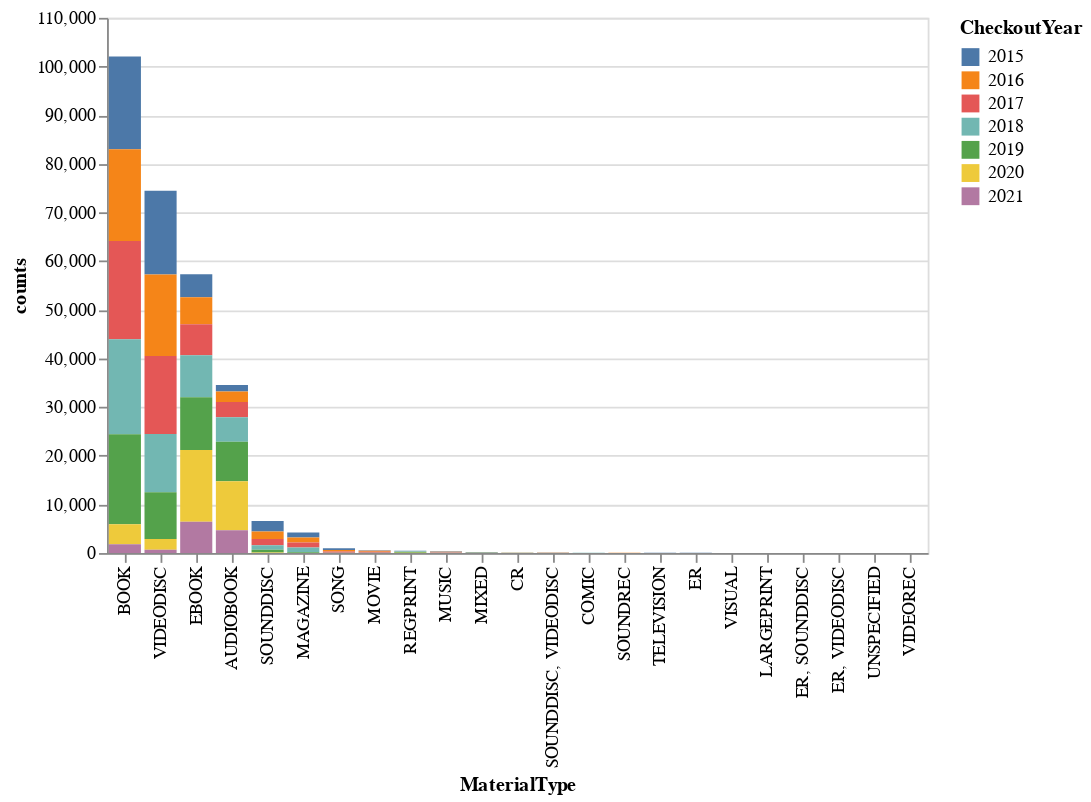

Here is the notebook cell this chart was saved with:
### Markdown cell above
The simplest way to add interactivity in Altair is with tooltips, that appear when you hover on the graph. Let's follow this example to add some to our graph https://altair-viz.github.io/gallery/scatter_tooltips.html

### Code cell
alt.Chart(seattle_material_grouped).mark_bar().encode(
    x=alt.X('MaterialType', sort='-y'),
    y='counts',
    color='CheckoutYear:N',
    tooltip=['MaterialType', 'counts', 'CheckoutYear']
).interactive()

### Figure 1 — Vega-Lite specification as saved in the notebook (floating-point values rounded to 4 significant figures)
{"config": {"view": {"continuousWidth": 400, "continuousHeight": 300}}, "data": {"name": "data-c2dd5e1f1a5430265fd9093d1d9f1eaa"}, "mark": "bar", "encoding": {"color": {"type": "nominal", "field": "CheckoutYear"}, "tooltip": [{"type": "nominal", "field": "MaterialType"}, {"type": "quantitative", "field": "counts"}, {"type": "quantitative", "field": "CheckoutYear"}], "x": {"type": "nominal", "field": "MaterialType", "sort": "-y"}, "y": {"type": "quantitative", "field": "counts"}}, "selection": {"selector002": {"type": "interval", "bind": "scales", "encodings": ["x", "y"]}}, "$schema": "https://vega.github.io/schema/vega-lite/v4.8.1.json", "datasets": {"data-c2dd5e1f1a5430265fd9093d1d9f1eaa": [{"MaterialType": "AUDIOBOOK", "CheckoutYear": 2015, "counts": 1321}, {"MaterialType": "AUDIOBOOK", "CheckoutYear": 2016, "counts": 2163}, {"MaterialType": "AUDIOBOOK", "CheckoutYear": 2017, "counts": 3164}, {"MaterialType": "AUDIOBOOK", "CheckoutYear": 2018, "counts": 5027}, {"MaterialType": "AUDIOBOOK", "CheckoutYear": 2019, "counts": 8111}, {"MaterialType": "AUDIOBOOK", "CheckoutYear": 2020, "counts": 10050}, {"MaterialType": "AUDIOBOOK", "CheckoutYear": 2021, "counts": 4706}, {"MaterialType": "BOOK", "CheckoutYear": 2015, "counts": 19087}, {"MaterialType": "BOOK", "CheckoutYear": 2016, "counts": 18844}, {"MaterialType": "BOOK", "CheckoutYear": 2017, "counts": 20187}, {"MaterialType": "BOOK", "CheckoutYear": 2018, "counts": 19524}, {"MaterialType": "BOOK", "CheckoutYear": 2019, "counts": 18495}, {"MaterialType": "BOOK", "CheckoutYear": 2020, "counts": 4151}, {"MaterialType": "BOOK", "CheckoutYear": 2021, "counts": 1788}, {"MaterialType": "COMIC", "CheckoutYear": 2016, "counts": 1}, {"MaterialType": "COMIC", "CheckoutYear": 2017, "counts": 43}, {"MaterialType": "COMIC", "CheckoutYear": 2018, "counts": 39}, {"MaterialType": "CR", "CheckoutYear": 2015, "counts": 24}, {"MaterialType": "CR", "CheckoutYear": 2016, "counts": 25}, {"MaterialType": "CR", "CheckoutYear": 2017, "counts": 24}, {"MaterialType": "CR", "CheckoutYear": 2018, "counts": 18}, {"MaterialType": "CR", "CheckoutYear": 2019, "counts": 17}, {"MaterialType": "CR", "CheckoutYear": 2020, "counts": 4}, {"MaterialType": "EBOOK", "CheckoutYear": 2015, "counts": 4732}, {"MaterialType": "EBOOK", "CheckoutYear": 2016, "counts": 5540}, {"MaterialType": "EBOOK", "CheckoutYear": 2017, "counts": 6394}, {"MaterialType": "EBOOK", "CheckoutYear": 2018, "counts": 8607}, {"MaterialType": "EBOOK", "CheckoutYear": 2019, "counts": 10837}, {"MaterialType": "EBOOK", "CheckoutYear": 2020, "counts": 14769}, {"MaterialType": "EBOOK", "CheckoutYear": 2021, "counts": 6420}, {"MaterialType": "ER", "CheckoutYear": 2015, "counts": 8}, {"MaterialType": "ER", "CheckoutYear": 2016, "counts": 1}, {"MaterialType": "ER", "CheckoutYear": 2017, "counts": 10}, {"MaterialType": "ER", "CheckoutYear": 2018, "counts": 11}, {"MaterialType": "ER", "CheckoutYear": 2020, "counts": 2}, {"MaterialType": "ER", "CheckoutYear": 2021, "counts": 2}, {"MaterialType": "ER, SOUNDDISC", "CheckoutYear": 2015, "counts": 1}, {"MaterialType": "ER, SOUNDDISC", "CheckoutYear": 2016, "counts": 2}, {"MaterialType": "ER, SOUNDDISC", "CheckoutYear": 2017, "counts": 6}, {"MaterialType": "ER, SOUNDDISC", "CheckoutYear": 2018, "counts": 1}, {"MaterialType": "ER, VIDEODISC", "CheckoutYear": 2019, "counts": 8}, {"MaterialType": "ER, VIDEODISC", "CheckoutYear": 2020, "counts": 1}, {"MaterialType": "LARGEPRINT", "CheckoutYear": 2015, "counts": 6}, {"MaterialType": "LARGEPRINT", "CheckoutYear": 2017, "counts": 1}, {"MaterialType": "LARGEPRINT", "CheckoutYear": 2018, "counts": 9}, {"MaterialType": "LARGEPRINT", "CheckoutYear": 2019, "counts": 2}, {"MaterialType": "LARGEPRINT", "CheckoutYear": 2021, "counts": 1}, {"MaterialType": "MAGAZINE", "CheckoutYear": 2015, "counts": 1001}, {"MaterialType": "MAGAZINE", "CheckoutYear": 2016, "counts": 1033}, {"MaterialType": "MAGAZINE", "CheckoutYear": 2017, "counts": 1014}, {"MaterialType": "MAGAZINE", "CheckoutYear": 2018, "counts": 977}, {"MaterialType": "MAGAZINE", "CheckoutYear": 2019, "counts": 172}, {"MaterialType": "MIXED", "CheckoutYear": 2015, "counts": 24}, {"MaterialType": "MIXED", "CheckoutYear": 2016, "counts": 33}, {"MaterialType": "MIXED", "CheckoutYear": 2017, "counts": 32}, {"MaterialType": "MIXED", "CheckoutYear": 2018, "counts": 36}, {"MaterialType": "MIXED", "CheckoutYear": 2019, "counts": 46}, {"MaterialType": "MIXED", "CheckoutYear": 2020, "counts": 19}, {"MaterialType": "MIXED", "CheckoutYear": 2021, "counts": 5}, {"MaterialType": "MOVIE", "CheckoutYear": 2015, "counts": 143}, {"MaterialType": "MOVIE", "CheckoutYear": 2016, "counts": 172}, {"MaterialType": "MOVIE", "CheckoutYear": 2017, "counts": 198}, {"MaterialType": "MOVIE", "CheckoutYear": 2018, "counts": 83}, {"MaterialType": "MUSIC", "CheckoutYear": 2015, "counts": 105}, {"MaterialType": "MUSIC", "CheckoutYear": 2016, "counts": 97}, {"MaterialType": "MUSIC", "CheckoutYear": 2017, "counts": 125}, {"MaterialType": "MUSIC", "CheckoutYear": 2018, "counts": 54}, {"MaterialType": "MUSIC", "CheckoutYear": 2019, "counts": 1}, {"MaterialType": "REGPRINT", "CheckoutYear": 2015, "counts": 26}, {"MaterialType": "REGPRINT", "CheckoutYear": 2016, "counts": 46}, {"MaterialType": "REGPRINT", "CheckoutYear": 2017, "counts": 32}, {"MaterialType": "REGPRINT", "CheckoutYear": 2018, "counts": 114}, {"MaterialType": "REGPRINT", "CheckoutYear": 2019, "counts": 164}, {"MaterialType": "REGPRINT", "CheckoutYear": 2020, "counts": 36}, {"MaterialType": "REGPRINT", "CheckoutYear": 2021, "counts": 29}, {"MaterialType": "SONG", "CheckoutYear": 2015, "counts": 339}, {"MaterialType": "SONG", "CheckoutYear": 2016, "counts": 345}, {"MaterialType": "SONG", "CheckoutYear": 2017, "counts": 248}, {"MaterialType": "SONG", "CheckoutYear": 2018, "counts": 43}, {"MaterialType": "SOUNDDISC", "CheckoutYear": 2015, "counts": 2159}, {"MaterialType": "SOUNDDISC", "CheckoutYear": 2016, "counts": 1570}, {"MaterialType": "SOUNDDISC", "CheckoutYear": 2017, "counts": 1275}, {"MaterialType": "SOUNDDISC", "CheckoutYear": 2018, "counts": 899}, {"MaterialType": "SOUNDDISC", "CheckoutYear": 2019, "counts": 580}, {"MaterialType": "SOUNDDISC", "CheckoutYear": 2020, "counts": 98}, {"MaterialType": "SOUNDDISC", "CheckoutYear": 2021, "counts": 12}, {"MaterialType": "SOUNDDISC, VIDEODISC", "CheckoutYear": 2015, "counts": 38}, {"MaterialType": "SOUNDDISC, VIDEODISC", "CheckoutYear": 2016, "counts": 21}, {"MaterialType": "SOUNDDISC, VIDEODISC", "CheckoutYear": 2017, "counts": 24}, {"MaterialType": "SOUNDDISC, VIDEODISC", "CheckoutYear": 2018, "counts": 6}, {"MaterialType": "SOUNDREC", "CheckoutYear": 2015, "counts": 34}, {"MaterialType": "SOUNDREC", "CheckoutYear": 2016, "counts": 26}, {"MaterialType": "SOUNDREC", "CheckoutYear": 2017, "counts": 13}, {"MaterialType": "SOUNDREC", "CheckoutYear": 2018, "counts": 6}, {"MaterialType": "SOUNDREC", "CheckoutYear": 2019, "counts": 3}, {"MaterialType": "TELEVISION", "CheckoutYear": 2015, "counts": 7}, {"MaterialType": "TELEVISION", "CheckoutYear": 2016, "counts": 17}, {"MaterialType": "TELEVISION", "CheckoutYear": 2017, "counts": 5}, {"MaterialType": "TELEVISION", "CheckoutYear": 2018, "counts": 10}, {"MaterialType": "UNSPECIFIED", "CheckoutYear": 2021, "counts": 2}, {"MaterialType": "VIDEODISC", "CheckoutYear": 2015, "counts": 17230}, {"MaterialType": "VIDEODISC", "CheckoutYear": 2016, "counts": 16755}, {"MaterialType": "VIDEODISC", "CheckoutYear": 2017, "counts": 16006}, {"MaterialType": "VIDEODISC", "CheckoutYear": 2018, "counts": 11975}, {"MaterialType": "VIDEODISC", "CheckoutYear": 2019, "counts": 9596}, {"MaterialType": "VIDEODISC", "CheckoutYear": 2020, "counts": 2253}, {"MaterialType": "VIDEODISC", "CheckoutYear": 2021, "counts": 658}, {"MaterialType": "VIDEOREC", "CheckoutYear": 2017, "counts": 2}, {"MaterialType": "VISUAL", "CheckoutYear": 2015, "counts": 13}, {"MaterialType": "VISUAL", "CheckoutYear": 2016, "counts": 14}, {"MaterialType": "VISUAL", "CheckoutYear": 2017, "counts": 4}]}}
